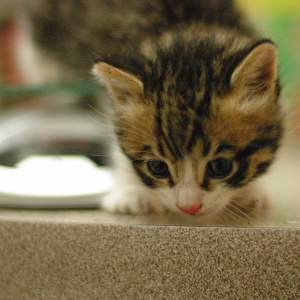
#> input picture img/cat.jpeg, 300 x 300 px, found by its file name
$ python part_2.py
#> lines starting #> are read from the running program, lines starting #| are printed output that depends on the picture
"""
CVI620 Assignment 1 Part 2
Uday Rana
"""

import sys

import cv2 as cv

# Part A - Brightness and Contrast

img = cv.imread("./img/cat.jpeg")
#> img is the input picture: shape (300, 300, 3); mean B, G, R 75.9, 107, 120.1

if img is None:
    sys.exit("Could not read the image.")

brightness_adjusted_img = cv.add(img, 100)
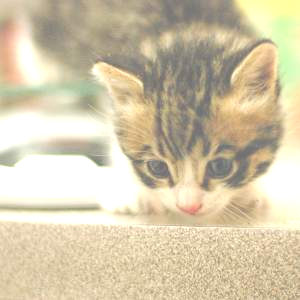
#> brightness_adjusted_img: shape (300, 300, 3); mean B, G, R 171.2, 200, 212
contrast_adjusted_img = cv.multiply(img, 1.9)
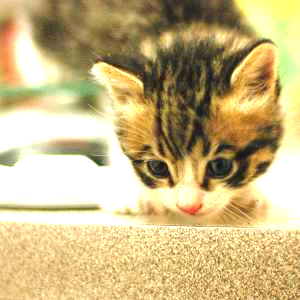
#> contrast_adjusted_img: shape (300, 300, 3); mean B, G, R 131.1, 182, 202.4

cv.imshow("Original image", img)
cv.imshow("Brightness-adjusted image", brightness_adjusted_img)
cv.imshow("Contrast-adjusted image", contrast_adjusted_img)
cv.waitKey(0)

$ run again, with img/lucy.jpeg copied over img/cat.jpeg
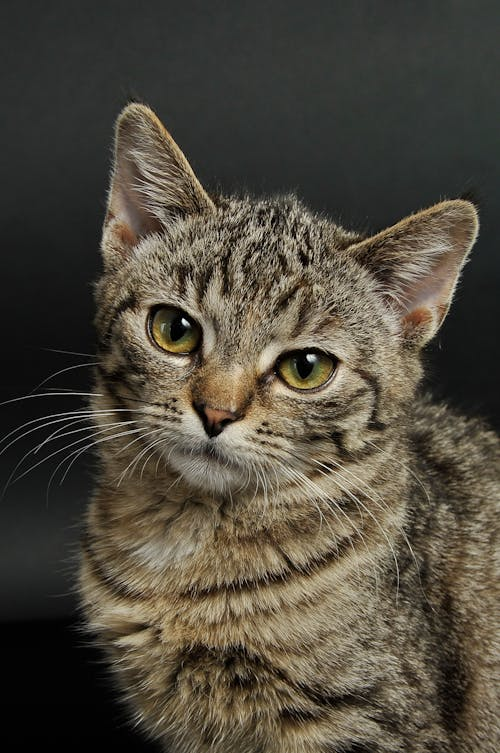
#> input picture img/lucy.jpeg, 500 x 753 px, found by its file name
#> img is the input picture: shape (753, 500, 3); mean B, G, R 61, 73, 79
#> `brightness_adjusted_img = cv.add(img, 100)`:
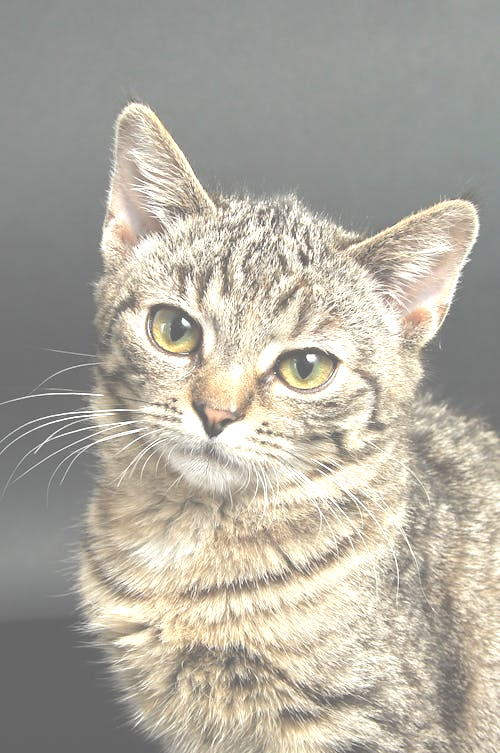
#> brightness_adjusted_img: shape (753, 500, 3); mean B, G, R 160.7, 171.9, 176.9
#> `contrast_adjusted_img = cv.multiply(img, 1.9)`:
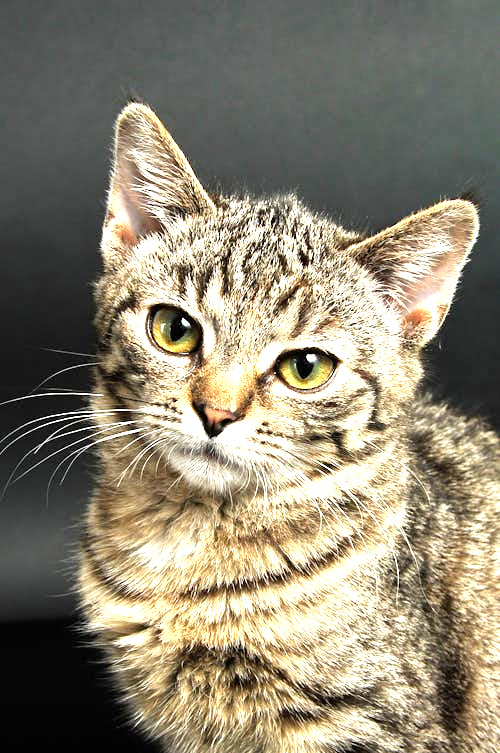
#> contrast_adjusted_img: shape (753, 500, 3); mean B, G, R 113.8, 132.9, 140.5
